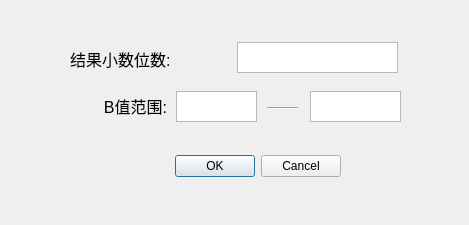
<?xml version="1.0" encoding="UTF-8"?>
<ui version="4.0">
 <class>ConfigDialog</class>
 <widget class="QDialog" name="ConfigDialog">
  <property name="geometry">
   <rect>
    <x>0</x>
    <y>0</y>
    <width>469</width>
    <height>225</height>
   </rect>
  </property>
  <property name="windowTitle">
   <string>配置</string>
  </property>
  <widget class="QLabel" name="BconfigLabel">
   <property name="geometry">
    <rect>
     <x>71</x>
     <y>94</y>
     <width>96</width>
     <height>24</height>
    </rect>
   </property>
   <property name="font">
    <font>
     <pointsize>12</pointsize>
    </font>
   </property>
   <property name="text">
    <string>B值范围:</string>
   </property>
   <property name="alignment">
    <set>Qt::AlignRight|Qt::AlignTrailing|Qt::AlignVCenter</set>
   </property>
  </widget>
  <widget class="QTextEdit" name="textEdit">
   <property name="geometry">
    <rect>
     <x>176</x>
     <y>91</y>
     <width>81</width>
     <height>31</height>
    </rect>
   </property>
  </widget>
  <widget class="Line" name="line">
   <property name="geometry">
    <rect>
     <x>267</x>
     <y>89</y>
     <width>31</width>
     <height>39</height>
    </rect>
   </property>
   <property name="sizePolicy">
    <sizepolicy hsizetype="Minimum" vsizetype="Minimum">
     <horstretch>1</horstretch>
     <verstretch>1</verstretch>
    </sizepolicy>
   </property>
   <property name="orientation">
    <enum>Qt::Horizontal</enum>
   </property>
  </widget>
  <widget class="QTextEdit" name="textEdit_2">
   <property name="geometry">
    <rect>
     <x>310</x>
     <y>91</y>
     <width>91</width>
     <height>31</height>
    </rect>
   </property>
   <property name="font">
    <font>
     <pointsize>9</pointsize>
    </font>
   </property>
  </widget>
  <widget class="QLabel" name="label">
   <property name="geometry">
    <rect>
     <x>70</x>
     <y>47</y>
     <width>156</width>
     <height>24</height>
    </rect>
   </property>
   <property name="font">
    <font>
     <pointsize>12</pointsize>
    </font>
   </property>
   <property name="text">
    <string>结果小数位数:</string>
   </property>
  </widget>
  <widget class="QTextEdit" name="textEdit_3">
   <property name="geometry">
    <rect>
     <x>237</x>
     <y>42</y>
     <width>161</width>
     <height>31</height>
    </rect>
   </property>
  </widget>
  <widget class="QDialogButtonBox" name="buttonBox">
   <property name="geometry">
    <rect>
     <x>100</x>
     <y>150</y>
     <width>241</width>
     <height>32</height>
    </rect>
   </property>
   <property name="orientation">
    <enum>Qt::Horizontal</enum>
   </property>
   <property name="standardButtons">
    <set>QDialogButtonBox::Cancel|QDialogButtonBox::Ok</set>
   </property>
  </widget>
  <zorder>buttonBox</zorder>
  <zorder>BconfigLabel</zorder>
  <zorder>textEdit</zorder>
  <zorder>line</zorder>
  <zorder>textEdit_2</zorder>
  <zorder>label</zorder>
  <zorder>textEdit_3</zorder>
  <zorder>buttonBox</zorder>
  <zorder></zorder>
 </widget>
 <resources/>
 <connections>
  <connection>
   <sender>buttonBox</sender>
   <signal>accepted()</signal>
   <receiver>ConfigDialog</receiver>
   <slot>accept()</slot>
   <hints>
    <hint type="sourcelabel">
     <x>248</x>
     <y>254</y>
    </hint>
    <hint type="destinationlabel">
     <x>157</x>
     <y>274</y>
    </hint>
   </hints>
  </connection>
  <connection>
   <sender>buttonBox</sender>
   <signal>rejected()</signal>
   <receiver>ConfigDialog</receiver>
   <slot>reject()</slot>
   <hints>
    <hint type="sourcelabel">
     <x>316</x>
     <y>260</y>
    </hint>
    <hint type="destinationlabel">
     <x>286</x>
     <y>274</y>
    </hint>
   </hints>
  </connection>
 </connections>
</ui>
